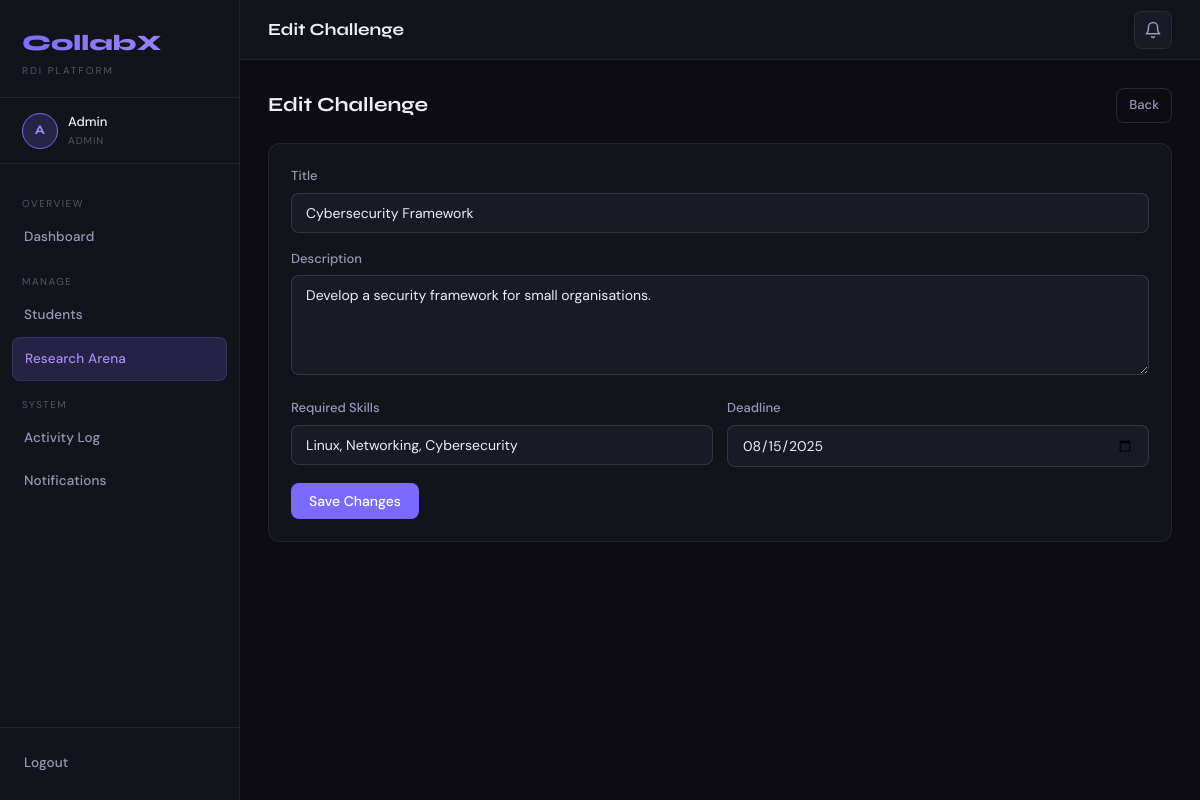
Page /admin/arena/edit/9 (signed in) on the committed database.
### tables this page shows
CREATE TABLE challenges (
    id INTEGER PRIMARY KEY AUTOINCREMENT, title TEXT NOT NULL, description TEXT,
    deadline TEXT, skills TEXT,
    created_at TIMESTAMP DEFAULT CURRENT_TIMESTAMP, updated_at TIMESTAMP DEFAULT CURRENT_TIMESTAMP);

### app.py (the view, shortened to what this page needs)
@app.route("/admin/arena/edit/<int:cid>", methods=["GET","POST"])
@login_required(role="admin")
def admin_arena_edit(cid):
    db = get_db()
    c = db.execute("SELECT * FROM challenges WHERE id=?",(cid,)).fetchone()
    db.close()
    return render_template("admin_arena_edit.html", challenge=c, unread_count=unread(session["user_id"]))

### app.py (called while the page is built)
def get_db():
    db = sqlite3.connect("database.db")
    db.row_factory = sqlite3.Row
    return db

def unread(user_id):
    db = get_db(); n = db.execute("SELECT COUNT(*) FROM notifications WHERE user_id=? AND is_read=0",(user_id,)).fetchone()[0]; db.close(); return n

def login_required(role=None):
    def decorator(fn):
        @wraps(fn)
        def wrapper(*args, **kwargs):
            if "user_id" not in session: return redirect("/")
            if role and session.get("role") != role: return render_template("error.html",message="Access denied.",code=403),403
            return fn(*args, **kwargs)
        return wrapper
    return decorator

### templates/admin_arena_edit.html (shortened to what this page needs)
{% extends "base.html" %}
{% block topbar_title %}Edit Challenge{% endblock %}
{% block content %}
<div class="section-header">
  <div class="section-title">Edit Challenge</div>
  <a href="/admin/arena" class="btn btn-outline btn-sm">Back</a>
</div>
<div class="card">
  <form method="POST">
    <div class="form-group">
      <label class="form-label">Title</label>
      <input type="text" name="title" value="{{ challenge.title }}" required>
    </div>
    <div class="form-group">
      <label class="form-label">Description</label>
      <textarea name="description" required>{{ challenge.description }}</textarea>
    </div>
    <div class="form-row">
      <div class="form-group">
        <label class="form-label">Required Skills</label>
        <input type="text" name="skills" value="{{ challenge.skills or '' }}">
      </div>
      <div class="form-group">
        <label class="form-label">Deadline</label>
        <input type="date" name="deadline" value="{{ challenge.deadline or '' }}">
      </div>
    </div>
    <button type="submit" class="btn btn-primary">Save Changes</button>
  </form>
</div>
{% endblock %}

### static/style.css (style rules this page uses)
:root { --bg:#0c0c12;--bg2:#13131c;--bg3:#1a1a26;--bg4:#21212f;--border:rgba(255,255,255,0.07);--border2:rgba(255,255,255,0.12);--accent:#7c6aff;--accent2:#a78bfa;--accent-d:#5b4de0;--glow:rgba(124,106,255,0.18);--green:#22d3a0;--green-bg:rgba(34,211,160,0.1);--red:#ff5e7d;--red-bg:rgba(255,94,125,0.1);--amber:#fbbf24;--amber-bg:rgba(251,191,36,0.1);--blue:#38bdf8;--blue-bg:rgba(56,189,248,0.1);--text:#eeeef8;--text2:#9898b8;--text3:#55556a;--sidebar:240px;--r:12px;--r-sm:8px;--r-lg:18px }
*,*::before,*::after { box-sizing:border-box;margin:0;padding:0 }
html { scroll-behavior:smooth }
body { font-family:'DM Sans',sans-serif;background:var(--bg);color:var(--text);min-height:100vh;font-size:15px;line-height:1.6 }
.card { background:var(--bg2);border:1px solid var(--border);border-radius:var(--r);padding:22px }
.form-group { margin-bottom:16px }
.form-label { display:block;font-size:13px;font-weight:500;color:var(--text2);margin-bottom:6px }
input[type=text],input[type=email],input[type=password],input[type=date],textarea,select { width:100%;background:var(--bg3);border:1px solid var(--border2);border-radius:var(--r-sm);padding:10px 14px;color:var(--text);font-family:'DM Sans',sans-serif;font-size:14px;transition:border-color .18s,box-shadow .18s;outline:none }
textarea { resize:vertical;min-height:100px }
.form-row { display:grid;grid-template-columns:1fr 1fr;gap:14px }
.btn { display:inline-flex;align-items:center;gap:6px;padding:9px 18px;border-radius:var(--r-sm);font-family:'DM Sans',sans-serif;font-size:14px;font-weight:500;cursor:pointer;border:none;text-decoration:none;transition:all .18s;white-space:nowrap }
.btn-primary { background:var(--accent);color:#fff }
.btn-outline { background:transparent;border:1px solid var(--border2);color:var(--text2) }
.btn-sm { padding:6px 12px;font-size:13px }
.section-header { display:flex;align-items:center;justify-content:space-between;margin-bottom:20px;flex-wrap:wrap;gap:12px }
.section-title { font-family:'Syne',sans-serif;font-size:20px;font-weight:700;color:var(--text) }

### rows in the picture
challenges: title "Cybersecurity Framework", description "Develop a security framework for small organisations.", skills "Linux, Networking, Cybersecurity", deadline "08/15/2025"

### other values in the picture
{{ session['name'][0].upper() }} "A"
{{ session['name'] }} "Admin"
{{ session['role'] }} "ADMIN"
